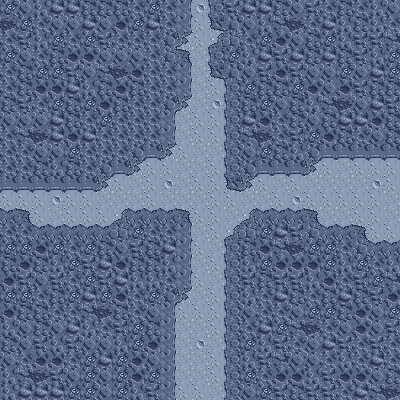

This is a level from a 2D game, rendered from its Tiled map with the project's own tilesets. A one-line summary and the complete map file follow:
An orthogonal 25x25 tile map with 16x16 px tiles, 1 tile layer (Слой тайлов 1).

<map version="1.5" tiledversion="1.7.2" orientation="orthogonal" renderorder="right-down" width="25" height="25" tilewidth="16" tileheight="16" infinite="0" nextlayerid="2" nextobjectid="1">
 <tileset firstgid="1" source="Cave.tsx" />
 <layer id="1" name="Слой тайлов 1" width="25" height="25">
  <data encoding="csv">
10,44,45,3,3,43,43,43,17,10,17,40,31,42,53,3,3,43,44,53,17,43,17,45,44,
52,10,17,44,44,3,44,50,10,3,17,40,41,19,35,44,45,51,52,17,3,45,43,45,17,
17,53,45,10,17,10,53,17,17,17,33,20,41,6,49,17,10,50,44,43,10,45,53,53,51,
10,44,17,43,50,50,44,44,44,17,47,5,24,42,10,45,3,53,3,43,3,43,53,45,10,
17,43,10,10,53,44,51,52,50,17,17,40,24,19,35,44,53,50,53,44,44,10,44,3,10,
17,43,50,50,3,45,43,50,43,17,17,40,24,41,42,10,43,43,10,50,44,50,53,43,43,
43,53,17,10,43,10,50,43,17,17,33,20,24,31,42,43,10,44,43,45,51,52,44,3,53,
44,44,44,3,43,17,10,17,17,17,40,24,41,41,42,3,50,17,43,44,43,3,3,50,43,
17,51,52,3,50,3,17,17,17,17,40,24,41,41,42,51,52,17,53,10,50,43,17,44,43,
17,17,44,44,10,17,17,17,33,34,20,41,24,24,42,44,10,43,45,33,34,34,34,34,34,
17,17,43,45,43,17,33,34,20,41,41,24,24,41,42,33,34,34,34,20,41,24,41,41,41,
34,34,34,34,34,34,20,41,24,41,31,24,41,41,19,20,41,24,41,24,24,24,24,31,41,
41,41,41,31,41,41,24,24,24,41,24,24,24,41,41,24,24,41,31,41,41,41,41,41,24,
48,5,41,24,41,41,41,6,48,48,48,5,41,41,24,6,48,48,48,5,24,24,41,41,24,
17,17,48,48,48,48,48,49,10,17,17,40,24,41,6,49,10,3,53,47,48,48,5,41,41,
10,10,50,10,17,10,43,44,53,43,3,40,41,24,42,43,50,51,52,10,10,17,47,48,48,
43,50,43,45,10,53,3,50,43,43,45,40,24,41,42,45,10,50,50,50,10,45,10,17,45,
50,53,44,53,17,10,53,3,45,45,17,40,41,24,42,53,43,53,53,45,50,17,53,10,51,
10,10,17,43,10,3,10,50,17,10,33,20,24,41,42,45,17,3,43,17,43,3,43,53,50,
50,43,43,17,17,51,52,43,17,44,40,41,41,41,42,44,17,17,44,10,10,43,50,44,10,
45,44,43,44,3,45,17,53,10,43,40,24,24,41,42,17,3,10,51,52,17,44,50,44,53,
43,44,53,45,53,44,44,45,10,50,40,24,31,24,42,10,45,53,17,44,3,53,17,53,17,
44,17,50,50,17,10,3,10,50,44,40,24,24,41,42,45,53,51,44,44,17,45,17,3,17,
45,51,52,53,44,10,44,10,50,10,40,24,24,41,42,10,17,50,50,45,53,50,50,44,43,
45,3,3,3,10,10,44,10,45,53,40,41,41,24,42,44,10,53,43,53,53,17,3,51,52
</data>
 </layer>
</map>
